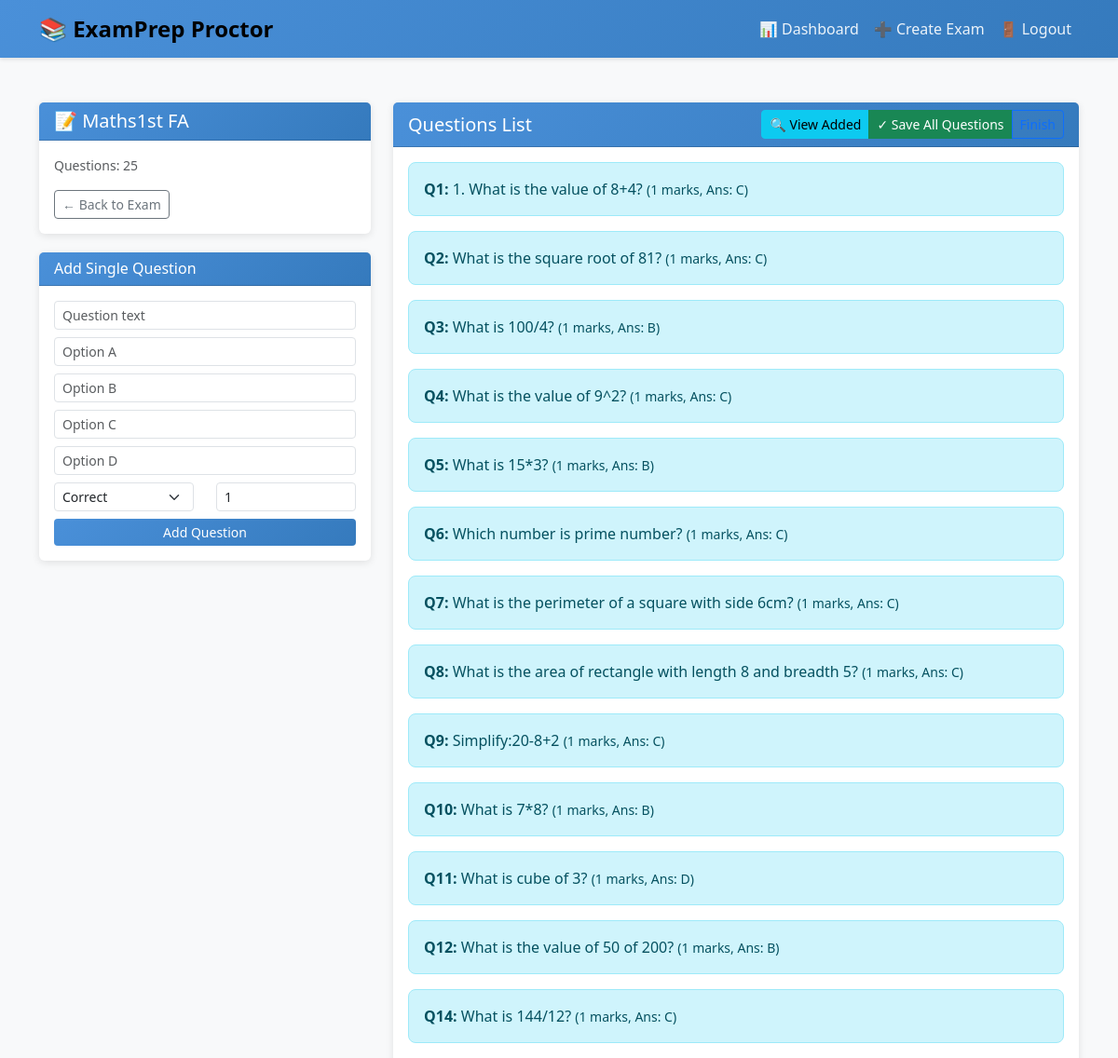
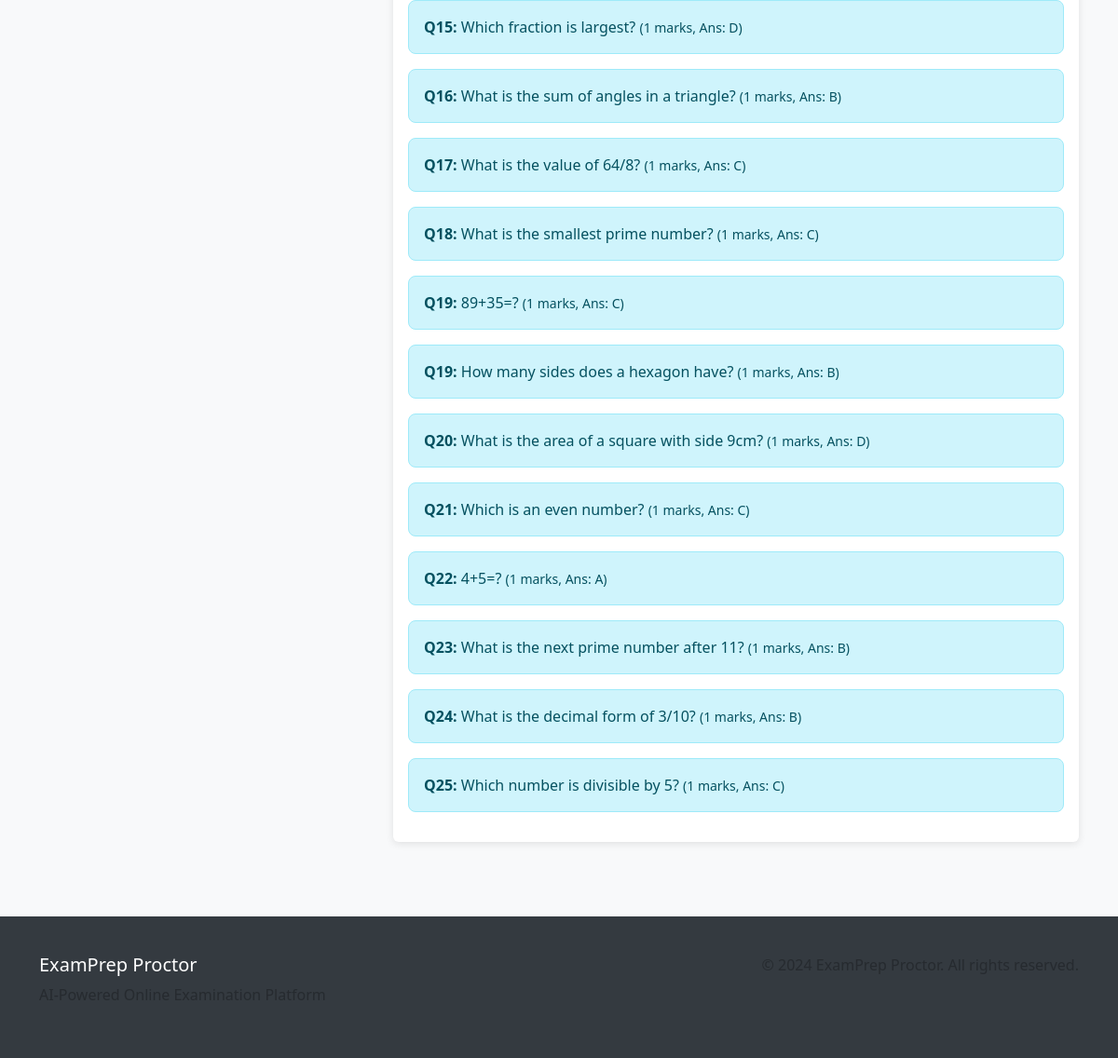
The page /teacher/exam/2/questions/ (signed in) on the database its author committed (2 pictures, top to bottom).
### core/models.py (models this page shows, shortened)
class Exam(models.Model):
    STATUS_CHOICES = [
        ("draft", "Draft"),
        ("published", "Published"),
        ("archived", "Archived"),
    ]
    title = models.CharField(max_length=300)
    subject = models.ForeignKey(Subject, on_delete=models.CASCADE, related_name="exams")
    description = models.TextField(blank=True, null=True)
    duration = models.IntegerField(help_text="Duration in minutes")
    total_marks = models.IntegerField(default=100)
    passing_marks = models.IntegerField()
    start_time = models.DateTimeField()
    end_time = models.DateTimeField()
    instructions = models.TextField(
        blank=True, null=True, help_text="Exam instructions for students"
    )
    status = models.CharField(max_length=10, choices=STATUS_CHOICES, default="draft")
    is_practice_mode = models.BooleanField(
        default=False, help_text="If True, no proctoring and timer"
    )
    created_by = models.ForeignKey(
        User, on_delete=models.CASCADE, related_name="exams_created"
    )
    created_at = models.DateTimeField(auto_now_add=True)
    updated_at = models.DateTimeField(auto_now=True)
    class Meta:
        verbose_name = "Exam"
        verbose_name_plural = "Exams"
        ordering = ["-created_at"]

class Question(models.Model):
    exam = models.ForeignKey(Exam, on_delete=models.CASCADE, related_name="questions")
    question_text = models.TextField()
    option_a = models.CharField(max_length=500)
    option_b = models.CharField(max_length=500)
    option_c = models.CharField(max_length=500)
    option_d = models.CharField(max_length=500)
    correct_option = models.CharField(
        max_length=1,
        choices=[
            ("A", "Option A"),
            ("B", "Option B"),
            ("C", "Option C"),
            ("D", "Option D"),
        ],
    )
    marks = models.IntegerField(default=1)
    order = models.IntegerField(default=0)
    created_at = models.DateTimeField(auto_now_add=True)
    class Meta:
        verbose_name = "Question"
        verbose_name_plural = "Questions"
        ordering = ["exam", "order"]

### core/views.py (the view, shortened to what this page needs)
@login_required
def add_questions(request, exam_id):
    profile = get_user_profile(request.user)
    if profile.role != "teacher":
        messages.error(request, "Access denied.")
        return redirect("core:dashboard")
    exam = get_object_or_404(Exam, id=exam_id)
    if exam.created_by != request.user:
        messages.error(request, "You can only edit your own exams.")
        return redirect("core:teacher_dashboard")
    context = {
        "exam": exam,
        "existing_questions": exam.questions.all(),
        "page_title": f"Add Questions - {exam.title}",
    }
    return render(request, "core/add_questions.html", context)

### core/views.py (called while the page is built)
def get_user_profile(user):
    profile, created = UserProfile.objects.get_or_create(
        user=user,
        defaults={"role": "student", "phone": "", "institution": ""}
    )
    return profile

### core/templates/core/add_questions.html (shortened to what this page needs)
{% extends 'core/base.html' %}
{% block content %}
<div class="container mt-5">
    <div class="row">
        <div class="col-md-4">
            <div class="card">
                <div class="card-header">
                    <h5 class="mb-0">📝 {{ exam.title }}</h5>
                </div>
                <div class="card-body">
                    <p class="text-muted small">Questions: {{ existing_questions.count }}</p>
                    <a href="{% url 'core:exam_detail_teacher' exam.id %}" class="btn btn-outline-secondary btn-sm">
                        ← Back to Exam
                    </a>
                </div>
            </div>
            <div class="card mt-3">
                <div class="card-header">
                    <h6 class="mb-0">Add Single Question</h6>
                </div>
                <div class="card-body">
                    <form id="singleQuestionForm">
                        <div class="mb-2">
                            <input type="text" class="form-control form-control-sm" id="q_text"
                                   placeholder="Question text" required>
                        </div>
                        <div class="mb-2">
                            <input type="text" class="form-control form-control-sm" id="opt_a"
                                   placeholder="Option A" required>
                        </div>
                        <div class="mb-2">
                            <input type="text" class="form-control form-control-sm" id="opt_b"
                                   placeholder="Option B" required>
                        </div>
                        <div class="mb-2">
                            <input type="text" class="form-control form-control-sm" id="opt_c"
                                   placeholder="Option C" required>
                        </div>
                        <div class="mb-2">
                            <input type="text" class="form-control form-control-sm" id="opt_d"
                                   placeholder="Option D" required>
                        </div>
                        <div class="row">
                            <div class="col-6 mb-2">
                                <select class="form-select form-select-sm" id="correct" required>
                                    <option value="">Correct</option>
                                </select>
                            </div>
                            <div class="col-6 mb-2">
                                <input type="number" class="form-control form-control-sm" id="marks"
                                       placeholder="Marks" value="1" min="1" required>
                            </div>
                        </div>
                        <button type="button" class="btn btn-primary btn-sm w-100" onclick="addSingleQuestion()">
                            Add Question
                        </button>
                    </form>
                </div>
            </div>
        </div>
        <div class="col-md-8">
            <div class="card">
                <div class="card-header d-flex justify-content-between align-items-center">
                    <h5 class="mb-0">Questions List</h5>
                    <div class="btn-group">
                        <button type="button" class="btn btn-info btn-sm" onclick="showQuestionsData()">
                            🔍 View Added
                        </button>
                        <button type="button" class="btn btn-success btn-sm" onclick="submitAllQuestions()">
                            ✓ Save All Questions
                        </button>
                        <a href="{% url 'core:exam_detail_teacher' exam.id %}"
                           class="btn btn-outline-primary btn-sm">Finish</a>
                    </div>
                </div>
                <div class="card-body">
                    <div id="questionsList">
                        {% if existing_questions %}
                            {% for q in existing_questions %}
                                <div class="alert alert-info alert-dismissible fade show" role="alert">
                                    <strong>Q{{ q.order }}:</strong> {{ q.question_text|truncatewords:15 }}
                                    <small>({{ q.marks }} marks, Ans: {{ q.correct_option }})</small>
                                </div>
                            {% endfor %}
                        {% else %}
                            <div class="text-center text-muted py-4">
                                <p>No questions added yet.</p>
                                <p class="small">Use the form on the left to add questions.</p>
                            </div>
                        {% endif %}
                    </div>
                </div>
            </div>
        </div>
    </div>
</div>
{% endblock %}

### core/templates/core/base.html (style rules this page uses)
:root { --primary-color: #4a90d9; --secondary-color: #357abd; --success-color: #28a745; --danger-color: #dc3545; --warning-color: #ffc107; --dark-color: #343a40; --light-bg: #f8f9fa; }
body { font-family: 'Segoe UI', Tahoma, Geneva, Verdana, sans-serif; background-color: var(--light-bg); }
.card { border: none; box-shadow: 0 2px 8px rgba(0,0,0,0.1); margin-bottom: 20px; }
.card-header { background: linear-gradient(135deg, var(--primary-color), var(--secondary-color)); color: white; font-weight: 600; }
.btn-primary { background: linear-gradient(135deg, var(--primary-color), var(--secondary-color)); border: none; }
.alert { border-radius: 8px; }

### rows shown on the page
Exam: title "Maths1st FA", count "25"
Question: order "1", question_text "1. What is the value of 8+4?", marks "1", correct_option "C"
Question: order "2", question_text "What is the square root of 81?", marks "1", correct_option "C"
Question: order "3", question_text "What is 100/4?", marks "1", correct_option "B"
Question: order "4", question_text "What is the value of 9^2?", marks "1", correct_option "C"
Question: order "5", question_text "What is 15*3?", marks "1", correct_option "B"
Question: order "6", question_text "Which number is prime number?", marks "1", correct_option "C"
Question: order "7", question_text "What is the perimeter of a square with side 6cm?", marks "1", correct_option "C"
Question: order "8", question_text "What is the area of rectangle with length 8 and breadth 5?", marks "1", correct_option "C"
Question: order "9", question_text "Simplify:20-8+2", marks "1", correct_option "C"
Question: order "10", question_text "What is 7*8?", marks "1", correct_option "B"
Question: order "11", question_text "What is cube of 3?", marks "1", correct_option "D"
Question: order "12", question_text "What is the value of 50 of 200?", marks "1", correct_option "B"
Question: order "14", question_text "What is 144/12?", marks "1", correct_option "C"
Question: order "15", question_text "Which fraction is largest?", marks "1", correct_option "D"
Question: order "16", question_text "What is the sum of angles in a triangle?", marks "1", correct_option "B"
Question: order "17", question_text "What is the value of 64/8?", marks "1", correct_option "C"
Question: order "18", question_text "What is the smallest prime number?", marks "1", correct_option "C"
Question: order "19", question_text "89+35=?", marks "1", correct_option "C"
Question: order "19", question_text "How many sides does a hexagon have?", marks "1", correct_option "B"
Question: order "20", question_text "What is the area of a square with side 9cm?", marks "1", correct_option "D"
Question: order "21", question_text "Which is an even number?", marks "1", correct_option "C"
Question: order "22", question_text "4+5=?", marks "1", correct_option "A"
Question: order "23", question_text "What is the next prime number after 11?", marks "1", correct_option "B"
Question: order "24", question_text "What is the decimal form of 3/10?", marks "1", correct_option "B"
Question: order "25", question_text "Which number is divisible by 5?", marks "1", correct_option "C"
